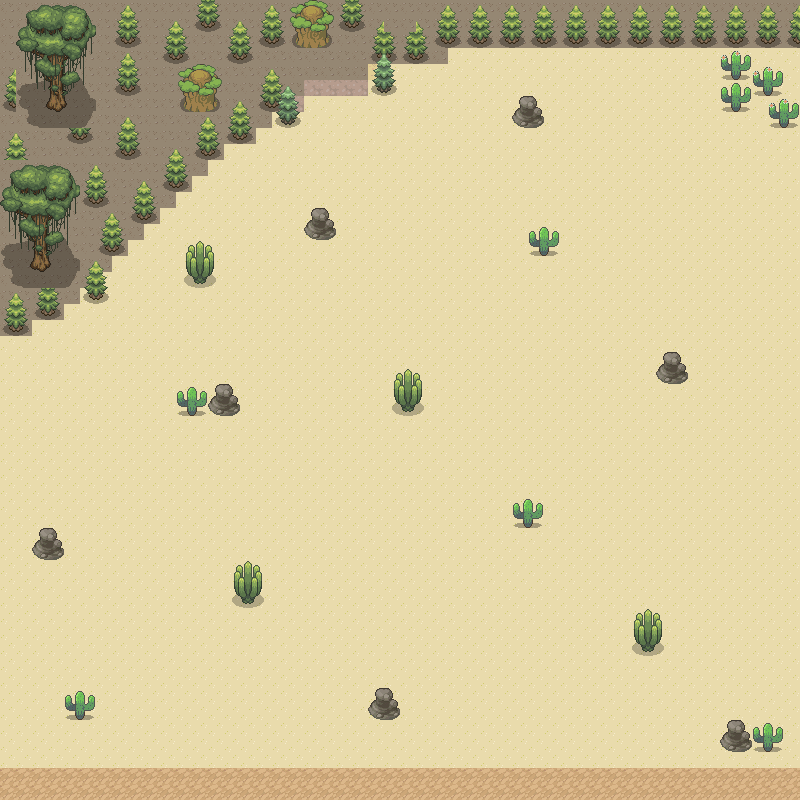

Rendered tile map (Tiled .tmx) drawn with the repository's tilesets; below, a short description and the map source with its tile grids summarised:
An orthogonal 50x50 tile map with 16x16 px tiles, 7 tile layers (tile, brown, cactus, cliff, ...).

<map version="1.0" orientation="orthogonal" width="50" height="50" tilewidth="16" tileheight="16">
 <tileset firstgid="1" name="tileset2" tilewidth="16" tileheight="16">
  <image source="tileset/tileset2.png" trans="ff00ff" width="2048" height="2048" />
  <tile id="1180">
   <properties>
    <property name="collision" value="" />
   </properties>
  </tile>
  <tile id="1181">
   <properties>
    <property name="collision" value="" />
   </properties>
  </tile>
  <tile id="1182">
   <properties>
    <property name="collision" value="" />
   </properties>
  </tile>
  <tile id="1183">
   <properties>
    <property name="collision" value="" />
   </properties>
  </tile>
  <tile id="1190">
   <properties>
    <property name="collision" value="" />
   </properties>
  </tile>
  <tile id="1191">
   <properties>
    <property name="collision" value="" />
   </properties>
  </tile>
  <tile id="1192">
   <properties>
    <property name="collision" value="" />
   </properties>
  </tile>
  <tile id="1308">
   <properties>
    <property name="collision" value="" />
   </properties>
  </tile>
  <tile id="1309">
   <properties>
    <property name="collision" value="" />
   </properties>
  </tile>
  <tile id="1310">
   <properties>
    <property name="collision" value="" />
   </properties>
  </tile>
  <tile id="1311">
   <properties>
    <property name="collision" value="" />
   </properties>
  </tile>
  <tile id="1318">
   <properties>
    <property name="collision" value="" />
   </properties>
  </tile>
  <tile id="1320">
   <properties>
    <property name="collision" value="" />
   </properties>
  </tile>
  <tile id="1436">
   <properties>
    <property name="collision" value="" />
   </properties>
  </tile>
  <tile id="1437">
   <properties>
    <property name="collision" value="" />
   </properties>
  </tile>
  <tile id="1438">
   <properties>
    <property name="collision" value="" />
   </properties>
  </tile>
  <tile id="1439">
   <properties>
    <property name="collision" value="" />
   </properties>
  </tile>
  <tile id="1446">
   <properties>
    <property name="collision" value="" />
   </properties>
  </tile>
  <tile id="1447">
   <properties>
    <property name="collision" value="" />
   </properties>
  </tile>
  <tile id="1448">
   <properties>
    <property name="collision" value="" />
   </properties>
  </tile>
  <tile id="1556">
   <properties>
    <property name="collision" value="" />
   </properties>
  </tile>
  <tile id="1557">
   <properties>
    <property name="collision" value="" />
   </properties>
  </tile>
  <tile id="1558">
   <properties>
    <property name="collision" value="" />
   </properties>
  </tile>
  <tile id="1559">
   <properties>
    <property name="collision" value="" />
   </properties>
  </tile>
  <tile id="1684">
   <properties>
    <property name="collision" value="" />
   </properties>
  </tile>
  <tile id="1685">
   <properties>
    <property name="collision" value="" />
   </properties>
  </tile>
  <tile id="1686">
   <properties>
    <property name="collision" value="" />
   </properties>
  </tile>
  <tile id="1687">
   <properties>
    <property name="collision" value="" />
   </properties>
  </tile>
  <tile id="2065">
   <properties>
    <property name="collision" value="" />
   </properties>
  </tile>
  <tile id="3345">
   <properties>
    <property name="cpoint" value="map2_1" />
   </properties>
  </tile>
  <tile id="4232">
   <properties>
    <property name="cpoint" value="map2_1" />
   </properties>
  </tile>
  <tile id="5276">
   <properties>
    <property name="collision" value="" />
   </properties>
  </tile>
  <tile id="5277">
   <properties>
    <property name="collision" value="" />
   </properties>
  </tile>
  <tile id="5404">
   <properties>
    <property name="collision" value="" />
   </properties>
  </tile>
  <tile id="5405">
   <properties>
    <property name="collision" value="" />
   </properties>
  </tile>
 </tileset>
 <layer name="tile" width="50" height="50">
  <data>[2500 cells, 2500 non-empty, 1 distinct tile ids]</data>
 </layer>
 <layer name="brown" width="50" height="50">
  <data>[2500 cells, 100 non-empty, 1 distinct tile ids]</data>
 </layer>
 <layer name="cactus" width="50" height="50">
  <data>[2500 cells, 72 non-empty, 17 distinct tile ids]</data>
 </layer>
 <layer name="cliff" width="50" height="50">
  <data>[2500 cells, 378 non-empty, 2 distinct tile ids]</data>
 </layer>
 <layer name="cliff_trees" width="50" height="50">
  <data>[2500 cells, 293 non-empty, 56 distinct tile ids]</data>
 </layer>
 <layer name="stone" width="50" height="50">
  <data>[2500 cells, 28 non-empty, 4 distinct tile ids]</data>
 </layer>
 <layer name="tile_trees" width="50" height="50">
  <data>[2500 cells, 12 non-empty, 6 distinct tile ids]</data>
 </layer>
</map>
